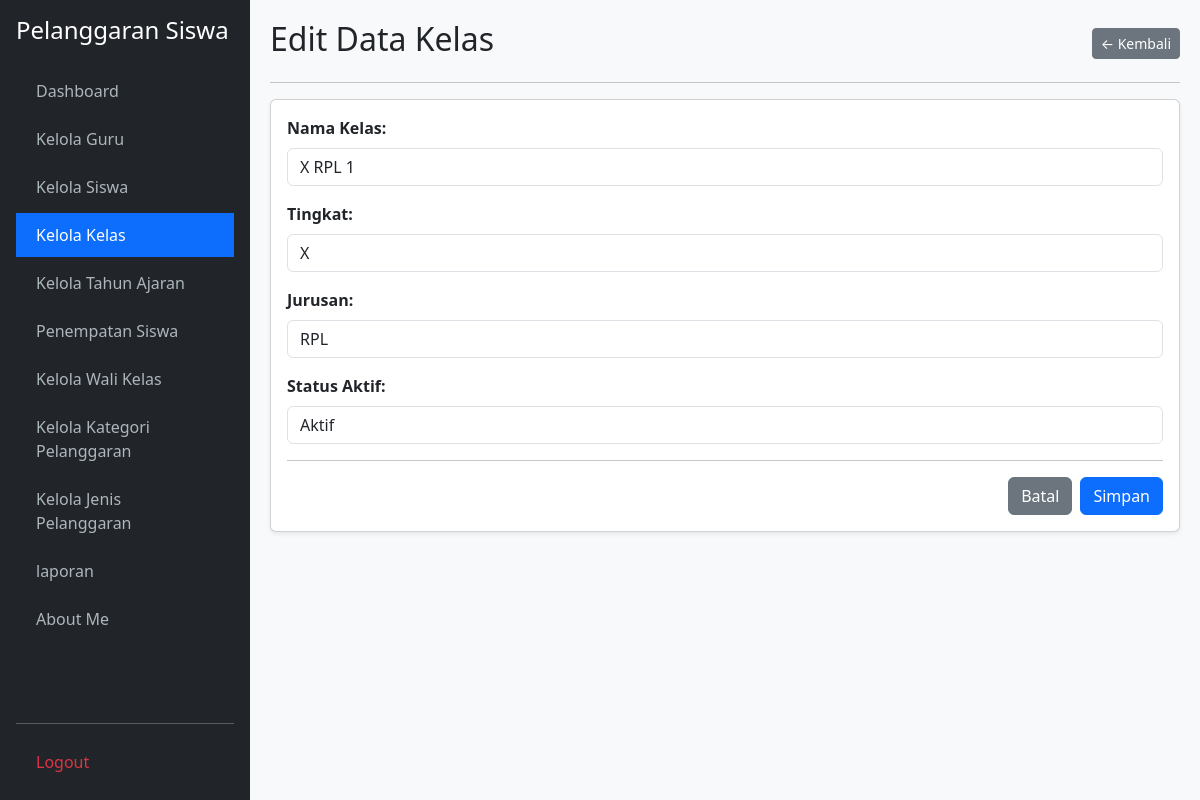
Before: /kelola_kelas.php?edit=1 (signed in) with the older database file.
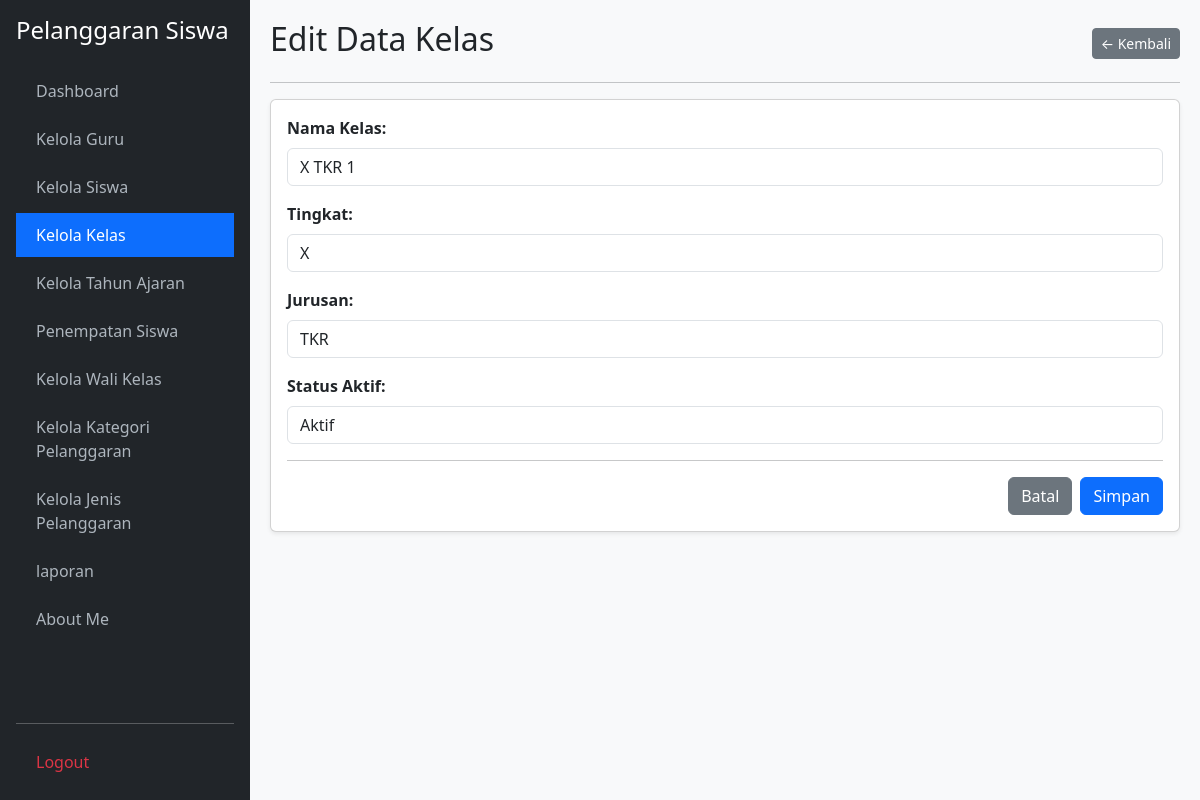
After: the same page with the newer database file.
### tables this page shows
CREATE TABLE `t_kelas` (
  `id` int(11) NOT NULL,
  `nama` varchar(100) NOT NULL,
  `tingkat` varchar(20) DEFAULT NULL,
  `jurusan` varchar(100) DEFAULT NULL,
  `status_aktif` tinyint(1) DEFAULT 1,
  `created_at` timestamp NULL DEFAULT NULL,
  `updated_at` timestamp NULL DEFAULT NULL
);

### kelola_kelas.php (the view, shortened to what this page needs)
<?php
require_once 'koneksi.php';
$aksi = $_GET['aksi'] ?? '';
$edit_id = $_GET['edit'] ?? '';
$edit = $edit_id ? mysqli_fetch_assoc(mysqli_query($koneksi, "SELECT * FROM t_kelas WHERE id='$edit_id'")) : null;
?>
<!DOCTYPE html>
<html lang="id">
<head>
    <link href="https://cdn.jsdelivr.net/npm/bootstrap@5.3.2/dist/css/bootstrap.min.css" rel="stylesheet">
</head>
<body>
    <div class="sidebar d-flex flex-column p-3">
        <h4 class="text-white mb-4">Pelanggaran Siswa</h4>
        <ul class="nav nav-pills flex-column mb-auto">
            <li class="nav-item mb-1"><a href="dashboard.php">Dashboard</a></li>
            <li class="nav-item mb-1"><a href="kelola_guru.php">Kelola Guru</a></li>
            <li class="nav-item mb-1"><a href="kelola_siswa.php">Kelola Siswa</a></li>
            <li class="nav-item mb-1"><a href="kelola_kelas.php" class="active" >Kelola Kelas</a></li>
            <li class="nav-item mb-1"><a href="kelola_tahun_ajaran.php">Kelola Tahun Ajaran</a></li>
            <li class="nav-item mb-1"><a href="penempatan_siswa.php">Penempatan Siswa</a></li>
            <li class="nav-item mb-1"><a href="kelola_wali_kelas.php">Kelola Wali Kelas</a></li>
            <li class="nav-item mb-1"><a href="kelola_kategori_pelanggaran.php">Kelola Kategori Pelanggaran</a></li>
            <li class="nav-item mb-1"><a href="kelola_jenis_pelanggaran.php">Kelola Jenis Pelanggaran</a></li>
            <li class="nav-item mb-1"><a href="laporan.php">laporan</a></li>
            <li class="nav-item mb-1"><a href="about_me.php">About Me</a></li>
        </ul>
        <hr><a href="logout.php" class="text-danger">Logout</a>
    </div>
    <div class="main-content">
        <?php if ($aksi === 'tambah' || $edit): ?>
            <div class="d-flex justify-content-between align-items-center mb-3">
                <h2><?= $edit ? 'Edit Data Kelas' : 'Tambah Data Kelas'; ?></h2>
                <a href="kelola_kelas.php" class="btn btn-secondary btn-sm">&larr; Kembali</a>
            </div>
            <hr>
            <div class="card shadow-sm"><div class="card-body">
                <form method="POST">
                    <div class="mb-3">
                        <label class="form-label fw-bold">Nama Kelas:</label>
                        <input type="text" name="nama" class="form-control" value="<?= htmlspecialchars($edit['nama'] ?? ''); ?>" required>
                    </div>
                    <div class="mb-3">
                        <label class="form-label fw-bold">Tingkat:</label>
                        <input type="text" name="tingkat" class="form-control" value="<?= htmlspecialchars($edit['tingkat'] ?? ''); ?>" placeholder="Contoh: XII">
                    </div>
                    <div class="mb-3">
                        <label class="form-label fw-bold">Jurusan:</label>
                        <input type="text" name="jurusan" class="form-control" value="<?= htmlspecialchars($edit['jurusan'] ?? ''); ?>" placeholder="Contoh: RPL">
                    </div>
                    <div class="mb-3">
                        <label class="form-label fw-bold">Status Aktif:</label>
                        <select name="status_aktif" class="form-control" required>
                            <option value="Aktif" <?= (($edit['status_aktif'] ?? 1) == 1 || ($edit['status_aktif'] ?? '') == 'Aktif') ? 'selected' : ''; ?>>Aktif</option>
                        </select>
                    </div>
                    <hr>
                    <div class="d-flex justify-content-end">
                        <a href="kelola_kelas.php" class="btn btn-secondary me-2">Batal</a>
                        <button type="submit" name="simpan" class="btn btn-primary">Simpan</button>
                    </div>
                </form>
            </div></div>
        <?php endif; ?>
    </div>
</body>
</html>

Changed rows visible on the page:
changed t_kelas "Aktif": nama "X RPL 1" → "X TKR 1"; jurusan "RPL" → "TKR"
